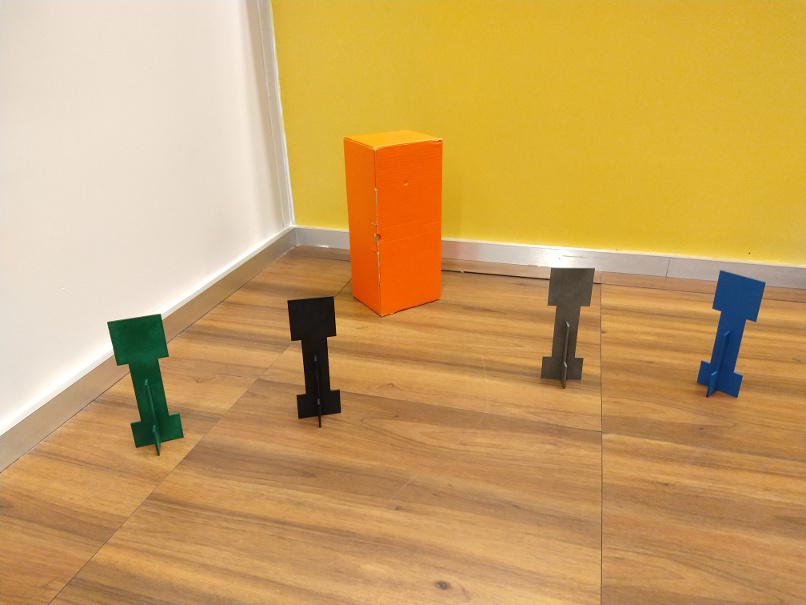
#> input picture imgs/cena_canto_sala.jpg, 806 x 605 px, found by its file name
$ python ex2.py
#> lines starting #> are read from the running program, lines starting #| are printed output that depends on the picture
import cv2
import os
import sys
import os.path
import numpy as np

print("Rodando Python versão ", sys.version)
print("OpenCV versão: ", cv2.__version__)
print("Diretório de trabalho: ", os.getcwd())


def realca_caixa_vermelha(bgr):
    """
        Não mude ou renomeie esta função
        deve receber uma imagem bgr
        e fazer alguma filtragem / seleção de modo a obter uma imagem
        de saída grayscale
        em que somente os pixels da caixa estão brancos e todo o restante está vermelho
        Dica: Use mais de um canal, por exemplo R e B
    """
    res = bgr.copy()
    # desenvolva sua resposta aqui

    return res


if __name__ == "__main__":
    img = cv2.imread("imgs/cena_canto_sala.jpg")
#> img is the input picture: shape (605, 806, 3); mean B, G, R 98.1, 162.1, 202.5
    gray = cv2.cvtColor(img, cv2.COLOR_BGR2GRAY)
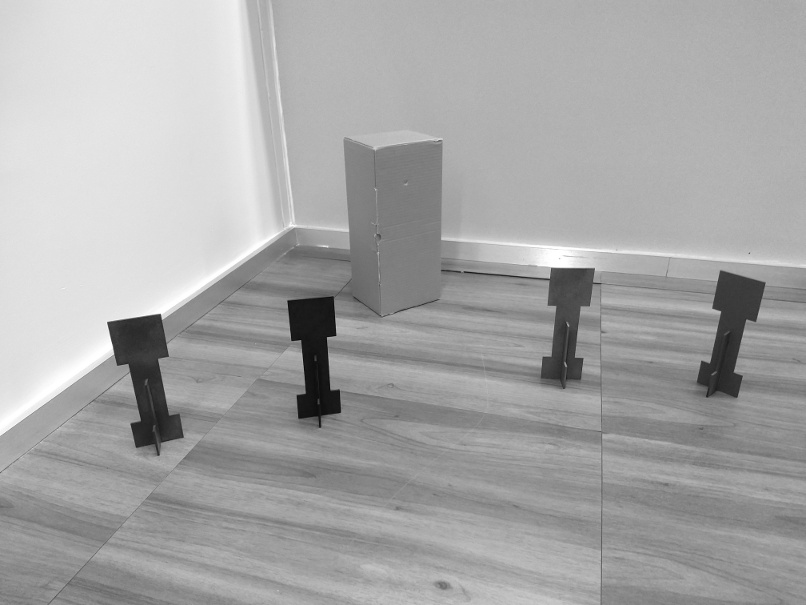
#> gray: shape (605, 806); min 7, max 255, mean 166.9

    # Faz o processamento
    saida = realca_caixa_vermelha(img)
    cv2.imwrite("imgs/ex2_sol.png", saida)

    # Note que o OpenCV trabalha com BGR e não RGB
    cv2.imshow('entrada', img)
    cv2.imshow('saida', saida)

    cv2.waitKey(0)

$ run again, with imgs/snowleopard_red_blue_600_400.png saved as imgs/cena_canto_sala.jpg
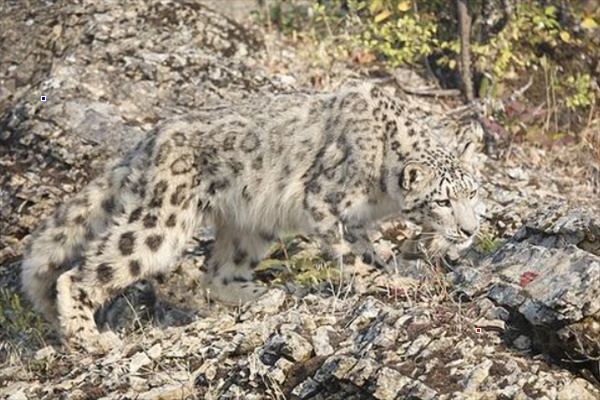
#> input picture imgs/snowleopard_red_blue_600_400.png, 600 x 400 px, found by its file name
#> img is the input picture: shape (400, 600, 3); mean B, G, R 122.4, 139.3, 150.3
#> `gray = cv2.cvtColor(img, cv2.COLOR_BGR2GRAY)`:
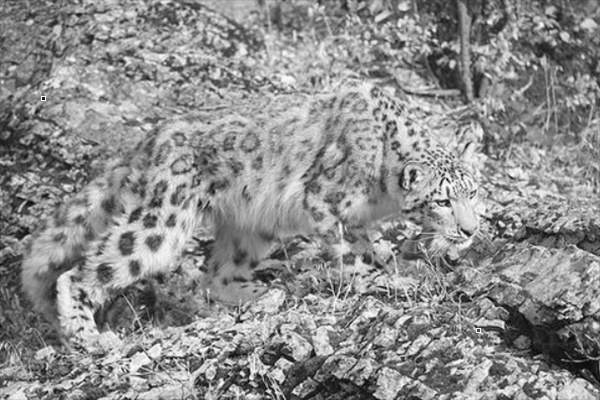
#> gray: shape (400, 600); min 2, max 254, mean 140.7
